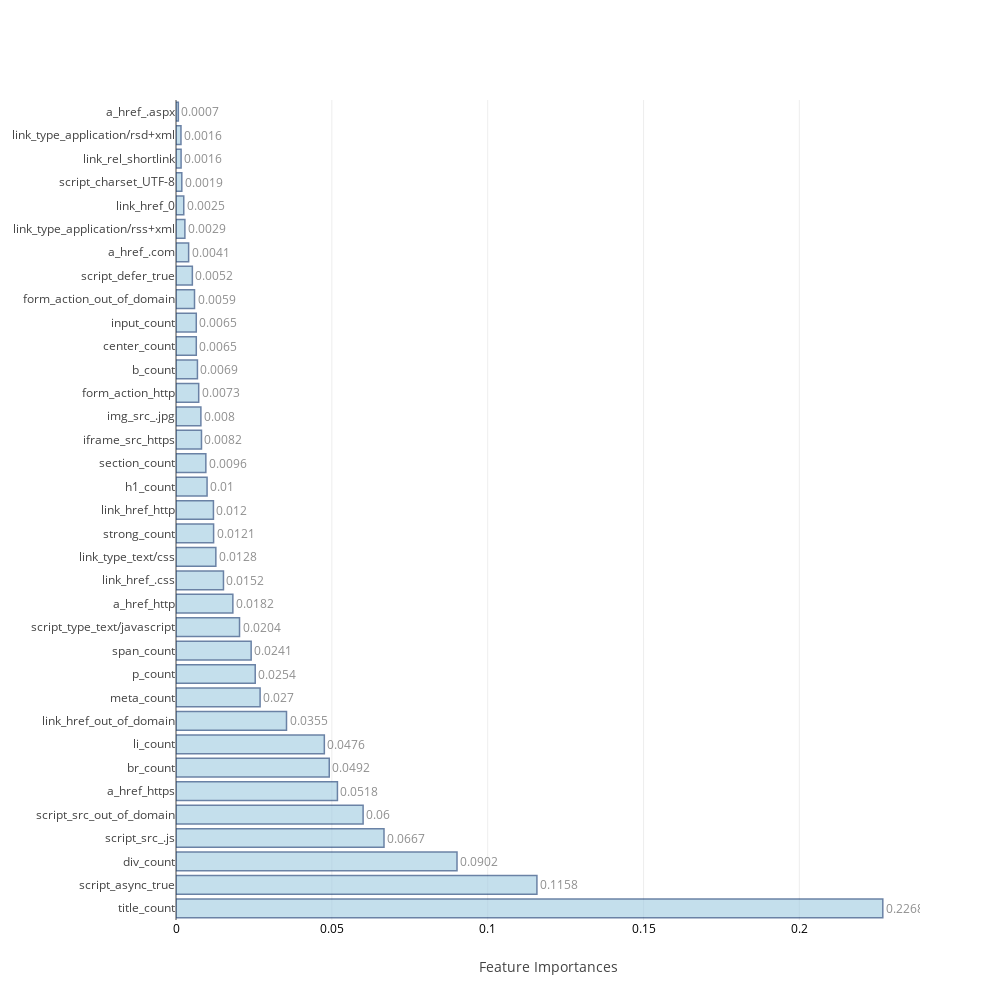
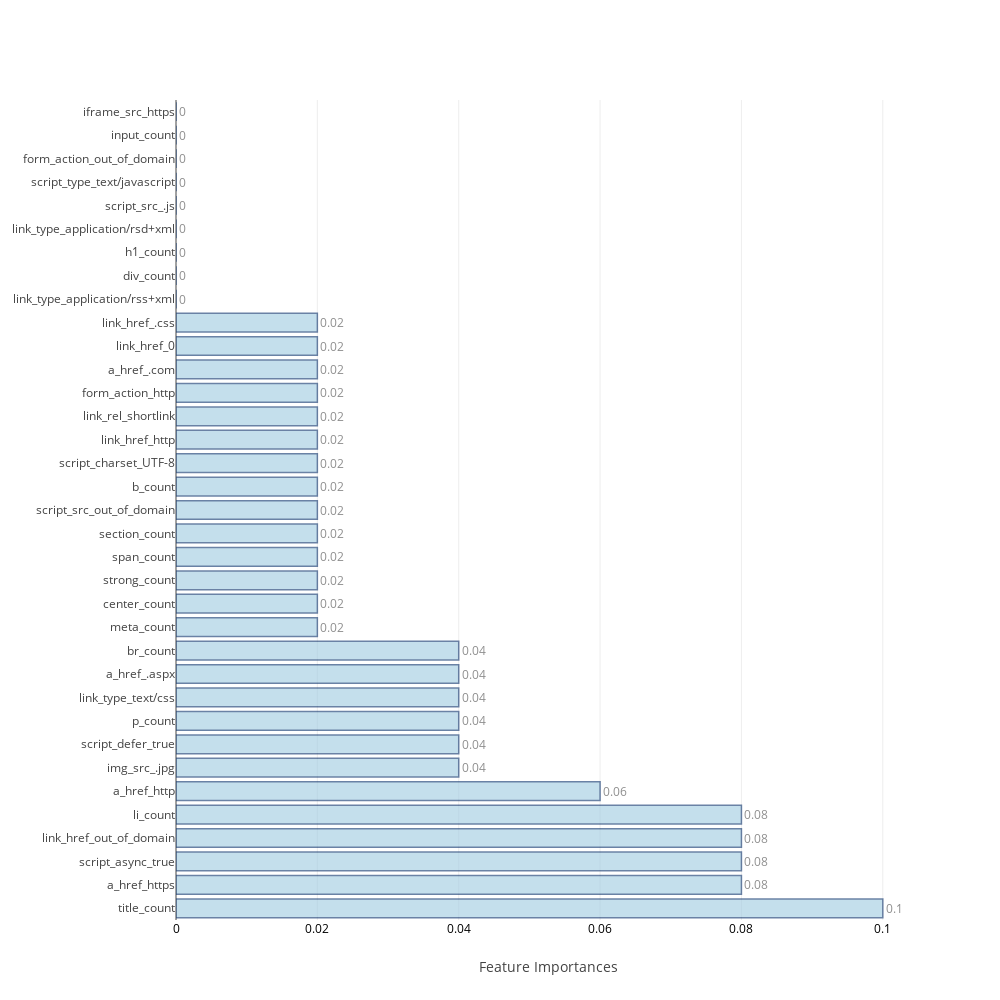
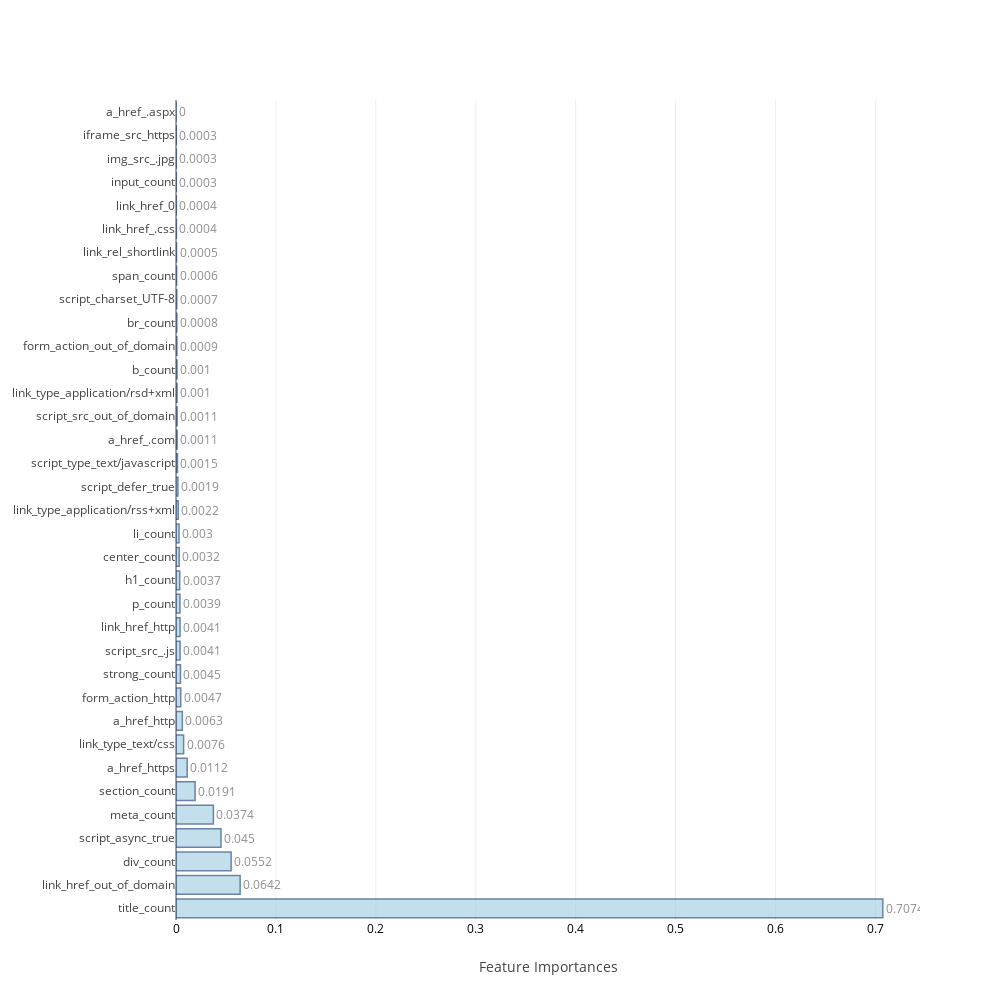
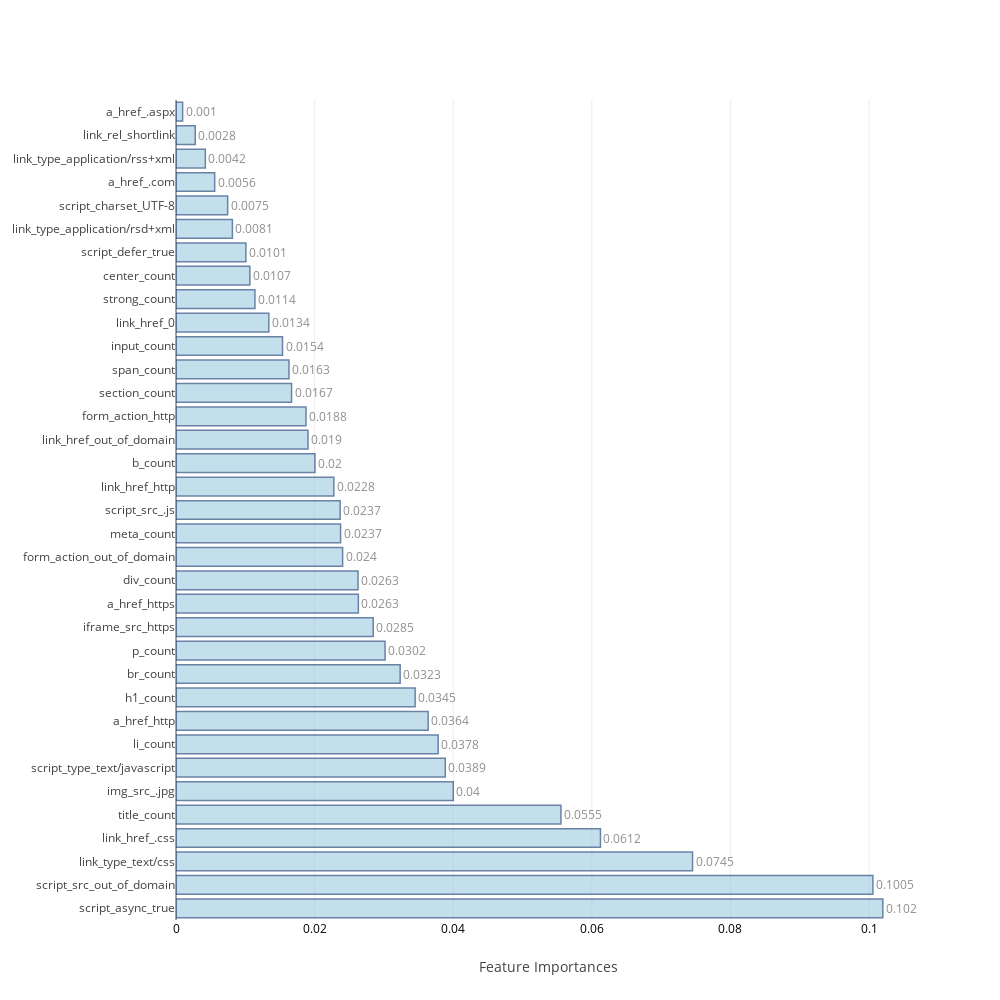

Notebook code for these charts, in order:
### Code cell
ind_columns=['KNeighborsClassifier','LogisticRegression','RandomForestClassifier','AdaBoostClassifier',
             'GradientBoostingClassifier','ExtraTreeClassifier','BaggingClassifier','Neural Network-1']

f=[KNN_model,Logistic_model,RandomForest,AdaBoost,GradientBoosting, ExtraTree,Bagging,DeepLearning1]

## Table to store training and test measures
table_80_50_train=pd.DataFrame(columns=['accuracy','TP','TN','FP','FN','FPR','FNR'])
table_80_50_test=pd.DataFrame(columns=['accuracy','TP','TN','FP','FN','FPR','FNR','auc','MCC'])

feat_imp=[None]*4
j=0
for i in range(0,8):
    if i>=2 and i<=5:
        model,cm_train,cm_test,acc_train,acc_test,roc_auc,feat_imp[j],mcc=f[i](scaled_X_train,train_Y,scaled_X_test,test_Y,columns)
        j=j+1
    else:
        model,cm_train,cm_test,acc_train,acc_test,roc_auc,mcc=f[i](scaled_X_train,train_Y,scaled_X_test,test_Y)
    table_80_50_train.loc[i]=   ([acc_train,cm_train.TP,cm_train.TN,cm_train.FP,cm_train.FN,cm_train.FPR,cm_train.FNR])
    table_80_50_test.loc[i] =   ([acc_test ,cm_test.TP, cm_test.TN, cm_test.FP, cm_test.FN, cm_test.FPR, cm_test.FNR,roc_auc,mcc])
    print("\n")

### Figure 1 — Plotly figure (JSON) as saved in the notebook; plotly's stock layout.template omitted (floating-point values rounded to 4 significant figures)
{"data": [{"marker": {"color": "rgb(158,202,225)", "line": {"color": "rgb(8,48,107)", "width": 1.5}}, "opacity": 0.6, "orientation": "h", "text": [0.2268, 0.1158, 0.0902, 0.0667, 0.06, 0.0518, 0.0492, 0.0476, 0.0355, 0.027, 0.0254, 0.0241, 0.0204, 0.0182, 0.0152, 0.0128, 0.0121, 0.012, 0.01, 0.0096, 0.0082, 0.008, 0.0073, 0.0069, 0.0065, 0.0065, 0.0059, 0.0052, 0.0041, 0.0029, 0.0025, 0.0019, 0.0016, 0.0016, 0.0007], "textposition": "outside", "type": "bar", "uid": "e170891b-4d66-4a4a-a23b-6fb23ff7d52b", "x": [0.2268, 0.1158, 0.09016, 0.06673, 0.06003, 0.05179, 0.04917, 0.04759, 0.03546, 0.02698, 0.02542, 0.02411, 0.02038, 0.01824, 0.01523, 0.01278, 0.01206, 0.01201, 0.00997, 0.009574, 0.008176, 0.007985, 0.007284, 0.006878, 0.006511, 0.006502, 0.005938, 0.005246, 0.004051, 0.002851, 0.002491, 0.001861, 0.001633, 0.001594, 0.0007471], "y": ["title_count", "script_async_true", "div_count", "script_src_.js", "script_src_out_of_domain", "a_href_https", "br_count", "li_count", "link_href_out_of_domain", "meta_count", "p_count", "span_count", "script_type_text/javascript", "a_href_http", "link_href_.css", "link_type_text/css", "strong_count", "link_href_http", "h1_count", "section_count", "iframe_src_https", "img_src_.jpg", "form_action_http", "b_count", "center_count", "input_count", "form_action_out_of_domain", "script_defer_true", "a_href_.com", "link_type_application/rss+xml", "link_href_0", "script_charset_UTF-8", "link_rel_shortlink", "link_type_application/rsd+xml", "a_href_.aspx"]}], "layout": {"autosize": false, "height": 1000, "width": 1000, "xaxis": {"tickfont": {"color": "black", "size": 12}, "title": "Feature Importances"}, "yaxis": {"automargin": true}}}

### Figure 2 — Plotly figure (JSON) as saved in the notebook; plotly's stock layout.template omitted (floating-point values rounded to 4 significant figures)
{"data": [{"marker": {"color": "rgb(158,202,225)", "line": {"color": "rgb(8,48,107)", "width": 1.5}}, "opacity": 0.6, "orientation": "h", "text": [0.1, 0.08, 0.08, 0.08, 0.08, 0.06, 0.04, 0.04, 0.04, 0.04, 0.04, 0.04, 0.02, 0.02, 0.02, 0.02, 0.02, 0.02, 0.02, 0.02, 0.02, 0.02, 0.02, 0.02, 0.02, 0.02, 0, 0, 0, 0, 0, 0, 0, 0, 0], "textposition": "outside", "type": "bar", "uid": "c6bec826-1c04-49b0-a993-c80200ca6776", "x": [0.1, 0.08, 0.08, 0.08, 0.08, 0.06, 0.04, 0.04, 0.04, 0.04, 0.04, 0.04, 0.02, 0.02, 0.02, 0.02, 0.02, 0.02, 0.02, 0.02, 0.02, 0.02, 0.02, 0.02, 0.02, 0.02, 0, 0, 0, 0, 0, 0, 0, 0, 0], "y": ["title_count", "a_href_https", "script_async_true", "link_href_out_of_domain", "li_count", "a_href_http", "img_src_.jpg", "script_defer_true", "p_count", "link_type_text/css", "a_href_.aspx", "br_count", "meta_count", "center_count", "strong_count", "span_count", "section_count", "script_src_out_of_domain", "b_count", "script_charset_UTF-8", "link_href_http", "link_rel_shortlink", "form_action_http", "a_href_.com", "link_href_0", "link_href_.css", "link_type_application/rss+xml", "div_count", "h1_count", "link_type_application/rsd+xml", "script_src_.js", "script_type_text/javascript", "form_action_out_of_domain", "input_count", "iframe_src_https"]}], "layout": {"autosize": false, "height": 1000, "width": 1000, "xaxis": {"tickfont": {"color": "black", "size": 12}, "title": "Feature Importances"}, "yaxis": {"automargin": true}}}

### Figure 3 — Plotly figure (JSON) as saved in the notebook; plotly's stock layout.template omitted (floating-point values rounded to 4 significant figures)
{"data": [{"marker": {"color": "rgb(158,202,225)", "line": {"color": "rgb(8,48,107)", "width": 1.5}}, "opacity": 0.6, "orientation": "h", "text": [0.7074, 0.0642, 0.0552, 0.045, 0.0374, 0.0191, 0.0112, 0.0076, 0.0063, 0.0047, 0.0045, 0.0041, 0.0041, 0.0039, 0.0037, 0.0032, 0.003, 0.0022, 0.0019, 0.0015, 0.0011, 0.0011, 0.001, 0.001, 0.0009, 0.0008, 0.0007, 0.0006, 0.0005, 0.0004, 0.0004, 0.0003, 0.0003, 0.0003, 0], "textposition": "outside", "type": "bar", "uid": "21db4c8f-0901-4307-bfdf-73b97261c426", "x": [0.7074, 0.06419, 0.05519, 0.04501, 0.03744, 0.0191, 0.01118, 0.007613, 0.00634, 0.004733, 0.004486, 0.004093, 0.004067, 0.003935, 0.003715, 0.003199, 0.003021, 0.002227, 0.001899, 0.001476, 0.001139, 0.001114, 0.001047, 0.001028, 0.0009048, 0.0008051, 0.0007492, 0.0005912, 0.0005203, 0.0004278, 0.000373, 0.000338, 0.0003229, 0.0002783, 3.037e-05], "y": ["title_count", "link_href_out_of_domain", "div_count", "script_async_true", "meta_count", "section_count", "a_href_https", "link_type_text/css", "a_href_http", "form_action_http", "strong_count", "script_src_.js", "link_href_http", "p_count", "h1_count", "center_count", "li_count", "link_type_application/rss+xml", "script_defer_true", "script_type_text/javascript", "a_href_.com", "script_src_out_of_domain", "link_type_application/rsd+xml", "b_count", "form_action_out_of_domain", "br_count", "script_charset_UTF-8", "span_count", "link_rel_shortlink", "link_href_.css", "link_href_0", "input_count", "img_src_.jpg", "iframe_src_https", "a_href_.aspx"]}], "layout": {"autosize": false, "height": 1000, "width": 1000, "xaxis": {"tickfont": {"color": "black", "size": 12}, "title": "Feature Importances"}, "yaxis": {"automargin": true}}}

### Figure 4 — Plotly figure (JSON) as saved in the notebook; plotly's stock layout.template omitted (floating-point values rounded to 4 significant figures)
{"data": [{"marker": {"color": "rgb(158,202,225)", "line": {"color": "rgb(8,48,107)", "width": 1.5}}, "opacity": 0.6, "orientation": "h", "text": [0.102, 0.1005, 0.0745, 0.0612, 0.0555, 0.04, 0.0389, 0.0378, 0.0364, 0.0345, 0.0323, 0.0302, 0.0285, 0.0263, 0.0263, 0.024, 0.0237, 0.0237, 0.0228, 0.02, 0.019, 0.0188, 0.0167, 0.0163, 0.0154, 0.0134, 0.0114, 0.0107, 0.0101, 0.0081, 0.0075, 0.0056, 0.0042, 0.0028, 0.001], "textposition": "outside", "type": "bar", "uid": "21b9f2e2-4f26-4b5c-bc7c-c01deee979c0", "x": [0.102, 0.1005, 0.07453, 0.06124, 0.05554, 0.04001, 0.03885, 0.03783, 0.03638, 0.0345, 0.03234, 0.03016, 0.02845, 0.02631, 0.02626, 0.02404, 0.02374, 0.02368, 0.02277, 0.02005, 0.01905, 0.01876, 0.01667, 0.0163, 0.01537, 0.01339, 0.01139, 0.01065, 0.01008, 0.008136, 0.007454, 0.005581, 0.004233, 0.002776, 0.0009558], "y": ["script_async_true", "script_src_out_of_domain", "link_type_text/css", "link_href_.css", "title_count", "img_src_.jpg", "script_type_text/javascript", "li_count", "a_href_http", "h1_count", "br_count", "p_count", "iframe_src_https", "a_href_https", "div_count", "form_action_out_of_domain", "meta_count", "script_src_.js", "link_href_http", "b_count", "link_href_out_of_domain", "form_action_http", "section_count", "span_count", "input_count", "link_href_0", "strong_count", "center_count", "script_defer_true", "link_type_application/rsd+xml", "script_charset_UTF-8", "a_href_.com", "link_type_application/rss+xml", "link_rel_shortlink", "a_href_.aspx"]}], "layout": {"autosize": false, "height": 1000, "width": 1000, "xaxis": {"tickfont": {"color": "black", "size": 12}, "title": "Feature Importances"}, "yaxis": {"automargin": true}}}
